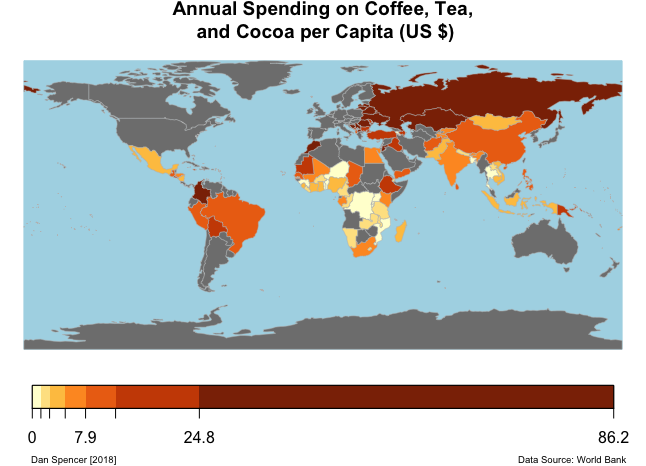

Here is the R script that generated this plot:
library(tidyverse)

coffee_spending <- read.csv("coffee_tea_cocoa_world/coffee_tea_cocoa_summarized.csv",header=TRUE)

pop_2015 <- read.csv("coffee_tea_cocoa_world/population_world.csv",header = TRUE) %>% 
  dplyr::filter(Series.Name == "Population, total") %>% 
  dplyr::select(Country.Name, X2015..YR2015.) %>% 
  dplyr::mutate(population = as.numeric(as.character(X2015..YR2015.))) %>% 
  dplyr::rename(country = Country.Name) %>% 
  dplyr::select(-X2015..YR2015.) %>% na.omit()

pop_2015$country <- gsub("-"," ",pop_2015$country)


coffee_per_cap <- coffee_spending %>% 
  dplyr::left_join(pop_2015,by="country") %>% 
  dplyr::mutate(coffee_tea_cocoa = coffee_tea_cocoa*1e6) %>% 
  dplyr::mutate(spend_per_cap = coffee_tea_cocoa / population)

library(rworldmap)
library(RColorBrewer)
my_pal <- brewer.pal(7,"YlOrBr")
map_coffee <- joinCountryData2Map(coffee_per_cap,joinCode = "NAME", nameJoinColumn = "country")
par(mar=c(2,0,2,0))
mapCountryData(map_coffee,nameColumnToPlot = "spend_per_cap", 
               mapTitle = "Annual Spending on Coffee, Tea,\n and Cocoa per Capita (US $)",
               oceanCol = "lightblue",
               colourPalette = my_pal,
               missingCountryCol = "grey50",
               ylim = c(-80,40),
               addLegend = FALSE)
addMapLegend(my_pal,
             cutVector = quantile(coffee_per_cap$spend_per_cap,probs = seq(0,1,length.out = 8)),
             legendLabels = "all")
mtext(side = 1,line=1,at=150,text = "Data Source: World Bank",cex = 0.6)
mtext(side = 1,line=1,at = -150, text = "Dan Spencer [2018]",cex=0.6)
